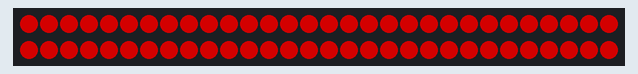
A sketch run on a simulated Arduino Uno, built with avr-gcc and run on an emulated ATmega328P. Parts: 60 RGB LEDs in strip order, left to right, continuing on the next row. Dim RGB values are drawn brighter than linear.

Above: at 0.05 s.
At 0.66 s:
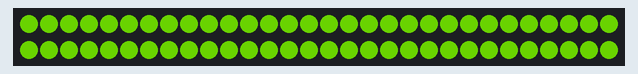
At 1.38 s:
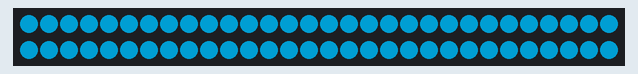
At 2.09 s:
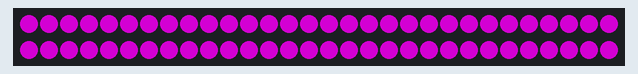
At 2.81 s:
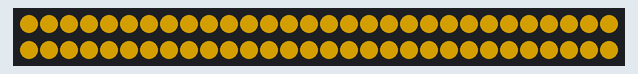

Measured:
- by itself, everything shown: repeats every 2.5 s, in 24 steps

The sketch:

HueChange.ino
```cpp
// use the cRGB struct hsv method
#define USE_HSV

#include <WS2812.h>

#define LEDCount 60
#define outputPin 9

WS2812 LED(LEDCount);
cRGB value;

int h = 0;   //stores 0 to 614
byte steps = 15; //number of hues we skip in a 360 range per update

byte sat = 255;
byte val = 127;

long sleep = 100; //delays between update

void setup()
{
  LED.setOutput(outputPin);
}

void loop()
{
  Cycle();

  for(int i = 0; i < LEDCount; i++)
  {
      LED.set_crgb_at(i, value);
  }
  // Sends the data to the LEDs
  LED.sync();

  delay(sleep);
}

void Cycle()
{
  value.SetHSV(h, sat, val);

  h += steps;
  if(h > 360)
  {
      h %= 360;
  }
}
```
